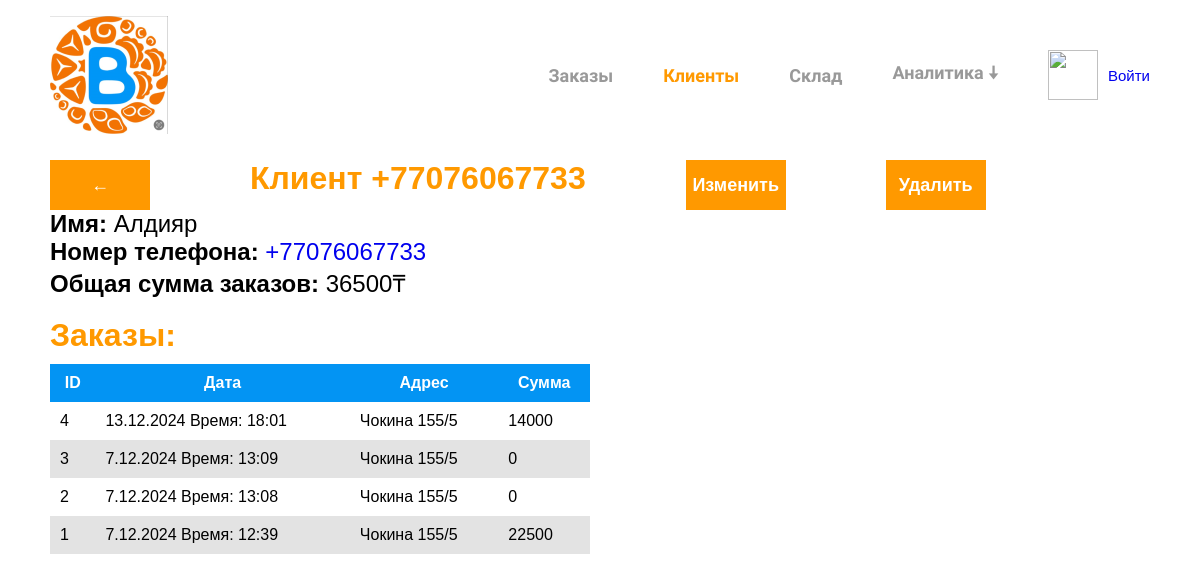
/clients/77076067733/, run on the app's committed database.
### clients/models.py (models this page shows, shortened)
class Client(models.Model):
    phone_number = models.CharField(verbose_name="Номер телефона", max_length=11, unique=True, primary_key=True)
    password = models.CharField(verbose_name="Пароль", max_length=100, default="12345678")
    name = models.CharField(verbose_name="Имя", max_length=100)
    address = models.CharField(verbose_name="Адрес", max_length=150)
    total = models.DecimalField(verbose_name="Общая сумма заказов", default=0, max_digits=20, decimal_places=2)
    created_at = models.DateTimeField(auto_now_add=True)
    is_active = models.BooleanField(default=True)
    class Meta:
        ordering = ["-created_at"]

### orders/models.py (models this page shows, shortened)
class Order(models.Model):
    STAGES = {"1": 'Упаковка',
              "2": 'Готов к доставке',
              "3": "Доставляется",
              "4": "Завершен"}
    TYPE_OF_PAYMENTS = {"1": 'Kaspi QR',
                        "2": 'Перевод',
                        "3": "Наличные"}
    TYPE_OF_ORDERS = {"1": "Онлайн",
                      "2": "Оффлайн"}
    phone_number = models.ForeignKey(Client,
                                     related_name="orders",
                                     on_delete=models.CASCADE)
    address = models.CharField(verbose_name="Адрес", max_length=150)
    stage = models.CharField(verbose_name="Этап заказа", choices=STAGES, max_length=20, default="1")
    type_of_payment = models.CharField(verbose_name="Тип оплаты", choices=TYPE_OF_PAYMENTS, max_length=20)
    type_of_order = models.CharField(verbose_name="Тип заказа", choices=TYPE_OF_ORDERS, max_length=20)
    review = models.TextField(verbose_name="Отзыв клиента", max_length=200, null=True, blank=True)
    created_at = models.DateTimeField(auto_now_add=True)
    updated_at = models.DateTimeField(auto_now=True)
    class Meta:
        ordering = ['-created_at']
        indexes = [
			models.Index(fields=['-created_at']),
		]
    def get_total_cost(self):
        return sum(item.get_cost() for item in self.items.all()) + sum(item.get_cost() for item in self.combos.all())

class OrderItem(models.Model):
    order = models.ForeignKey(Order,
							related_name='items',
							on_delete=models.CASCADE)
    product = models.ForeignKey(Product,
                                related_name="order_items",
                                on_delete=models.CASCADE,
                                verbose_name="Продукт")
    amount = models.DecimalField(max_digits=10, decimal_places=2, verbose_name="Количество")
    def get_cost(self):
        return round(self.product.sell_price * self.amount)

class OrderComboItem(models.Model):
    order = models.ForeignKey(Order,
							related_name='combos',
							on_delete=models.CASCADE)
    combo = models.ForeignKey(Combo,
                              related_name="orders",
                              on_delete=models.CASCADE)
    amount = models.DecimalField(max_digits=10, decimal_places=2, verbose_name="Количество", default=1)
    def get_cost(self):
        return round(self.combo.price * self.amount)

### storage/models.py (models this page shows, shortened)
class Product(models.Model):
    name = models.CharField(max_length=50, verbose_name="Имя товара")
    amount = models.DecimalField(max_digits=10, decimal_places=2, verbose_name="Количество", default=0)
    sell_price = models.DecimalField(max_digits=10, decimal_places=2, verbose_name="Стоимость при продаже")
    cost_price = models.DecimalField(max_digits=10, decimal_places=2, verbose_name="Себестоимость")
    description = models.TextField(verbose_name="Описание")
    image = models.ImageField(upload_to="products/", verbose_name="Изображение")
    created_at = models.DateTimeField(auto_now_add=True)
    updated_at = models.DateTimeField(auto_now=True)
    available = models.BooleanField(default=True)

class Combo(models.Model):
    products = models.ManyToManyField(Product, through='ProductsInCombo')
    name = models.CharField(max_length=50, verbose_name="Имя товара")
    description = models.TextField(verbose_name="Описание", blank=True, null=True)
    image = models.ImageField(null=True, blank=True, upload_to="products/", verbose_name="Изображение")
    price = models.DecimalField(max_digits=10, decimal_places=2, verbose_name="Стоимость")
    discount = models.DecimalField(max_digits=10, decimal_places=2, verbose_name="Скидка")
    created_at = models.DateTimeField(auto_now_add=True)
    updated_at = models.DateTimeField(auto_now=True)
    available = models.BooleanField(default=True)

### clients/views.py (the view)
# urls.py: path('<int:pk>/', views.clients_detail_view, name="clients_detail"),
def clients_detail_view(request, pk):
    client = get_object_or_404(Client, pk=pk)
    if not client.is_active:
        raise Http404("Страница не найдена")
    orders = Order.objects.filter(phone_number=client.phone_number)
    total_sum = sum(order.get_total_cost() for order in orders)
    return render(request, 'clients/clients_detail.html', {
        "section": "clients",
        "client": client,
        "orders": orders,
        "total_sum": total_sum
    })

### templates/clients/clients_detail.html (shortened to what this page needs)
{% extends 'base.html' %}
{% load static %}
{% load i18n %}
{% block link %}
	<link rel="stylesheet" href="{% static 'css/clients_detail.css' %}">
{% endblock link %}
{% block body %}
	<div class="heading">
		{% if "update" in request.META.HTTP_REFERER %}
		<button onclick="window.location='{% url 'clients_list' %}'">←</button>
		{% else %}
		<button onclick="history.back()">←</button>
		{% endif %}
		<h1>Клиент +{{ client.phone_number }}</h1>
		<button class="change" onclick="window.location='{% url 'clients_update' client.phone_number %}'">Изменить</button>
		<button class="delete" onclick="window.location='{% url 'clients_delete' client.phone_number %}'">Удалить</button>
	</div>
	<p><b>Имя: </b>{{ client.name }}</p>
	<p><b>Номер телефона:</b> <a href="https://wa.me/{{ client.phone_number }}">+{{ client.phone_number }}</a></p>
	<p><b>Общая сумма заказов: </b>{{ total_sum }}₸</p>
	<br>
	<h1>Заказы:</h1>
	<table>
		<tr>
			<th>ID</th>
			<th>Дата</th>
			<th>Адрес</th>
			<th>Сумма</th>
		</tr>
		{% for order in orders %}
			{% if forloop.counter0|divisibleby:2 %}
			<tr class="white" onclick="window.location='{% url 'orders_detail' order.id %}'">
				<td>{{ order.id }}</td>
				<td>{{ order.created_at|date:"j.m.Y Время: H:i" }}</td>
				<td>{{ order.address }}</td>
				<td>{{ order.get_total_cost }}</td>
			</tr>
			{% else %}
			<tr class="gray" onclick="window.location='{% url 'orders_detail' order.id %}'">
				<td>{{ order.id }}</td>
				<td>{{ order.created_at|date:"j.m.Y Время: H:i" }}</td>
				<td>{{ order.address }}</td>
				<td>{{ order.get_total_cost }}</td>
			</tr>
			{% endif %}
		{% endfor %}
	</table>
{% endblock body %}

### static/css/base.css (style rules this page uses)
* { margin: 0; padding: 0; font-family: "Arial"; }
a { text-decoration: none; }
button { background-color: #ff9900; border: none; width: 100px; height: 50px; color: white; font-size: 18px; font-weight: bold; padding: 5px; }
h1 { margin-bottom: 10px; color: #ff9900; }

### static/css/clients_detail.css (style rules this page uses)
p { font-size: 24px; }
.heading { display: flex; }
.heading > button { margin-right: 100px; }
.change { margin-left: 100px; }
table { width: 50%; border-collapse: collapse; box-sizing: border-box; }
th { background-color: #0394F3; color: white; }
th, td { font-size: 1em; padding: 10px; }
.white { background-color: white; }
.gray { background-color: #e3e3e3; }

### data on the page
Client: phone_number "77076067733", name "Алдияр"
Order: id "4", created_at "13.12.2024 Время: 18:01", address "Чокина 155/5", get_total_cost "14000"
Order: id "3", created_at "7.12.2024 Время: 13:09", address "Чокина 155/5", get_total_cost "0"
Order: id "2", created_at "7.12.2024 Время: 13:08", address "Чокина 155/5", get_total_cost "0"
Order: id "1", created_at "7.12.2024 Время: 12:39", address "Чокина 155/5", get_total_cost "22500"

### other printed values
{{ total_sum }} "36500"
